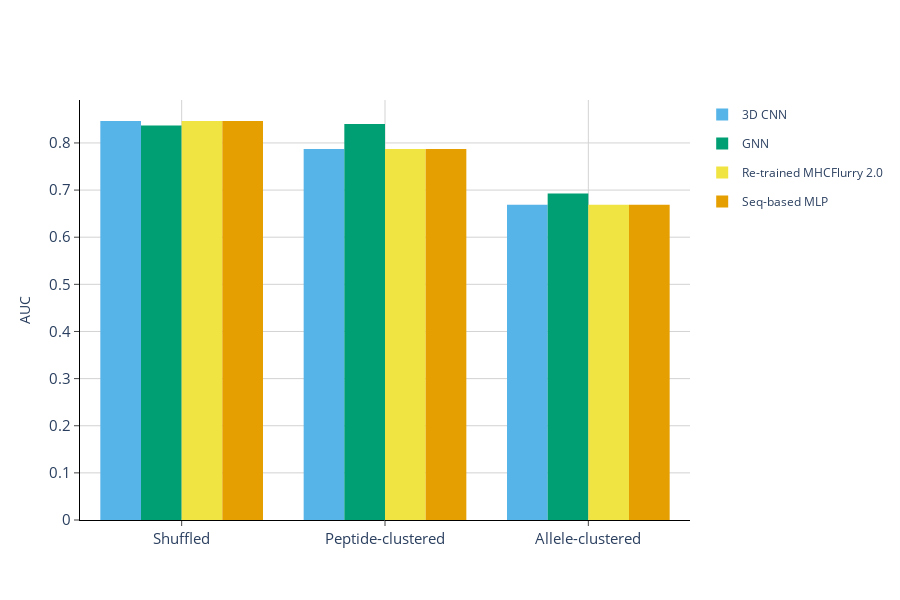

This figure's notebook cell:
### Code cell
# all config plots choosing a metric
metric = 'auc'
metric_name = 'AUC'
configs = ['shuffled', 'peptide', 'allele']
configs_names = ['Shuffled', 'Peptide-clustered', 'Allele-clustered']
models = [
    '_cnn',
    '_gnn',
    '_mhcf',
    '_mlp']
models_names = [
    '3D CNN',
    'GNN',
    'Re-trained MHCFlurry 2.0',
    'Seq-based MLP'
]
fig = go.Figure()
colors = ['#56B4E9', '#009E73', '#F0E442', '#E69F00']

for ii, model in enumerate(models):
    y_values = []
    for config in configs:
        idx = all_metrics.index[all_metrics['model'] == config + model].tolist()[0]
        y_values.append(all_metrics.loc[idx][metric])

    fig.add_trace(go.Bar(
        x = configs_names,
        y = y_values,
        marker_color=colors[ii],
        name = models_names[ii],
        legendgroup = models_names[ii]
    ))

fig.update_traces(marker_line_color='rgb(0,0,0)',
                  marker_line_width=0.0)
                  
fig.update_layout(
    plot_bgcolor='white',
    width=900,
    height=600, 
    barmode="group",
    # legend_title = "Architecture",
    # legend_traceorder="normal",
)

fig.update_xaxes(
    ticks='outside',
    showline=True,
    linecolor='black',
    gridcolor='lightgrey',
    tickfont_size=15
)
fig.update_yaxes(
    ticks='outside',
    showline=True,
    linecolor='black',
    gridcolor='lightgrey',
    title_text=metric_name,
    tickfont_size=15
)

fig.show()
fig.write_html(os.path.join(comparison_path, f'{metric}.html'))

### Figure 1 — Plotly figure (JSON) as saved in the notebook; plotly's stock layout.template omitted (floating-point values rounded to 4 significant figures)
{"data": [{"legendgroup": "3D CNN", "marker": {"color": "#56B4E9", "line": {"color": "rgb(0,0,0)", "width": 0}}, "name": "3D CNN", "type": "bar", "x": ["Shuffled", "Peptide-clustered", "Allele-clustered"], "y": [0.8466, 0.7874, 0.6688]}, {"legendgroup": "GNN", "marker": {"color": "#009E73", "line": {"color": "rgb(0,0,0)", "width": 0}}, "name": "GNN", "type": "bar", "x": ["Shuffled", "Peptide-clustered", "Allele-clustered"], "y": [0.8369, 0.8402, 0.6926]}, {"legendgroup": "Re-trained MHCFlurry 2.0", "marker": {"color": "#F0E442", "line": {"color": "rgb(0,0,0)", "width": 0}}, "name": "Re-trained MHCFlurry 2.0", "type": "bar", "x": ["Shuffled", "Peptide-clustered", "Allele-clustered"], "y": [0.8466, 0.7874, 0.6688]}, {"legendgroup": "Seq-based MLP", "marker": {"color": "#E69F00", "line": {"color": "rgb(0,0,0)", "width": 0}}, "name": "Seq-based MLP", "type": "bar", "x": ["Shuffled", "Peptide-clustered", "Allele-clustered"], "y": [0.8466, 0.7874, 0.6688]}], "layout": {"barmode": "group", "height": 600, "plot_bgcolor": "white", "width": 900, "xaxis": {"gridcolor": "lightgrey", "linecolor": "black", "showline": true, "tickfont": {"size": 15}, "ticks": "outside"}, "yaxis": {"gridcolor": "lightgrey", "linecolor": "black", "showline": true, "tickfont": {"size": 15}, "ticks": "outside", "title": {"text": "AUC"}}}}
